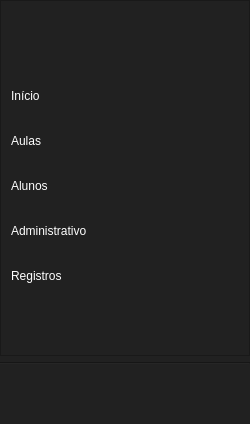
     <widget class="QFrame" name="frame_left_menu">
      <property name="styleSheet">
       <string notr="true">background-color: rgb(33, 33, 33);</string>
      </property>
      <layout class="QVBoxLayout" name="left_menu">
       <property name="spacing">
        <number>6</number>
       </property>
       <property name="leftMargin">
        <number>0</number>
       </property>
       <property name="topMargin">
        <number>0</number>
       </property>
       <property name="rightMargin">
        <number>0</number>
       </property>
       <property name="bottomMargin">
        <number>0</number>
       </property>
       <item>
        <widget class="QFrame" name="layout_top_menu">
         <property name="minimumSize">
          <size>
           <width>250</width>
           <height>0</height>
          </size>
         </property>
         <property name="maximumSize">
          <size>
           <width>16777215</width>
           <height>16777215</height>
          </size>
         </property>
         <property name="frameShape">
          <enum>QFrame::Shape::StyledPanel</enum>
         </property>
         <property name="frameShadow">
          <enum>QFrame::Shadow::Raised</enum>
         </property>
         <layout class="QVBoxLayout" name="verticalLayout_2">
          <property name="spacing">
           <number>5</number>
          </property>
          <property name="leftMargin">
           <number>0</number>
          </property>
          <property name="topMargin">
           <number>0</number>
          </property>
          <property name="rightMargin">
           <number>0</number>
          </property>
          <property name="bottomMargin">
           <number>0</number>
          </property>
          <item>
           <widget class="QLabel" name="label_logo">
            <property name="minimumSize">
             <size>
              <width>0</width>
              <height>70</height>
             </size>
            </property>
            <property name="font">
             <font>
              <pointsize>18</pointsize>
             </font>
            </property>
            <property name="styleSheet">
             <string notr="true">color: white;</string>
            </property>
            <property name="text">
             <string/>
            </property>
            <property name="alignment">
             <set>Qt::AlignmentFlag::AlignCenter</set>
            </property>
           </widget>
          </item>
          <item>
           <widget class="QPushButton" name="btn_home">
            <property name="minimumSize">
             <size>
              <width>0</width>
              <height>40</height>
             </size>
            </property>
            <property name="styleSheet">
             <string notr="true">QPushButton {
	color: rgb(255, 255, 255);
	border: 0px solid;
	border-radius: 20px;
	text-align: left;
	padding: 10px;
}

QPushButton:hover {
	border-radius: 20px!important;
	background-color:  #303030;
	color: white;
}</string>
            </property>
            <property name="text">
             <string>Início</string>
            </property>
            <property name="icon">
             <iconset>
              <normaloff>../../icons/home.png</normaloff>../../icons/home.png</iconset>
            </property>
           </widget>
          </item>
          <item>
           <widget class="QPushButton" name="btn_menu_lessons">
            <property name="minimumSize">
             <size>
              <width>0</width>
              <height>40</height>
             </size>
            </property>
            <property name="styleSheet">
             <string notr="true">QPushButton {
	color: rgb(255, 255, 255);
	border: 0px solid;
	border-radius: 20px;
	text-align: left;
	padding: 10px;
}

QPushButton:hover {
	background-color:  #303030;
	color: white;
}</string>
            </property>
            <property name="text">
             <string>Aulas</string>
            </property>
            <property name="icon">
             <iconset>
              <normaloff>../../icons/lesson.png</normaloff>../../icons/lesson.png</iconset>
            </property>
           </widget>
          </item>
          <item>
           <widget class="QPushButton" name="btn_menu_student">
            <property name="minimumSize">
             <size>
              <width>0</width>
              <height>40</height>
             </size>
            </property>
            <property name="styleSheet">
             <string notr="true">QPushButton {
	color: rgb(255, 255, 255);
	border: 0px solid;
	border-radius: 20px;
	text-align: left;
	padding: 10px;
}

QPushButton:hover {
	background-color:  #303030;
	color: white;
}</string>
            </property>
            <property name="text">
             <string>Alunos</string>
            </property>
            <property name="icon">
             <iconset>
              <normaloff>../../icons/groups-white.png</normaloff>../../icons/groups-white.png</iconset>
            </property>
           </widget>
          </item>
          <item>
           <widget class="QPushButton" name="btn_menu_message_forwarding">
            <property name="minimumSize">
             <size>
              <width>0</width>
              <height>40</height>
             </size>
            </property>
            <property name="styleSheet">
             <string notr="true">QPushButton {
	color: rgb(255, 255, 255);
	border: 0px solid;
	border-radius: 20px;
	text-align: left;
	padding: 10px;
}

QPushButton:hover {
	background-color:  #303030;
	color: white;
}</string>
            </property>
            <property name="text">
             <string>Administrativo</string>
            </property>
            <property name="icon">
             <iconset>
              <normaloff>../../icons/administrative.png</normaloff>../../icons/administrative.png</iconset>
            </property>
           </widget>
          </item>
          <item>
           <widget class="QPushButton" name="btn_registers">
            <property name="minimumSize">
             <size>
              <width>0</width>
              <height>40</height>
             </size>
            </property>
            <property name="styleSheet">
             <string notr="true">QPushButton {
	color: rgb(255, 255, 255);
	border: 0px solid;
	border-radius: 20px;
	text-align: left;
	padding: 10px;
}

QPushButton:hover {
	background-color:  #303030;
	color: white;
}</string>
            </property>
            <property name="text">
             <string>Registros</string>
            </property>
            <property name="icon">
             <iconset>
              <normaloff>../../icons/record_fill.png</normaloff>../../icons/record_fill.png</iconset>
            </property>
           </widget>
          </item>
          <item>
           <spacer name="verticalSpacer">
            <property name="orientation">
             <enum>Qt::Orientation::Vertical</enum>
            </property>
            <property name="sizeHint" stdset="0">
             <size>
              <width>20</width>
              <height>40</height>
             </size>
            </property>
           </spacer>
          </item>
          <item>
           <widget class="QLabel" name="beta_label">
            <property name="text">
             <string/>
            </property>
           </widget>
          </item>
         </layout>
        </widget>
       </item>
       <item>
        <widget class="Line" name="line_2">
         <property name="enabled">
          <bool>true</bool>
         </property>
         <property name="font">
          <font>
           <kerning>true</kerning>
          </font>
         </property>
         <property name="orientation">
          <enum>Qt::Orientation::Horizontal</enum>
         </property>
        </widget>
       </item>
       <item>
        <widget class="QFrame" name="frame_license">
         <property name="styleSheet">
          <string notr="true">border-top: 1px</string>
         </property>
         <property name="frameShape">
          <enum>QFrame::Shape::StyledPanel</enum>
         </property>
         <property name="frameShadow">
          <enum>QFrame::Shadow::Raised</enum>
         </property>
         <layout class="QVBoxLayout" name="verticalLayout_14">
          <item>
           <widget class="QLabel" name="label_subscription">
            <property name="styleSheet">
             <string notr="true">color: white;</string>
            </property>
            <property name="text">
             <string/>
            </property>
            <property name="alignment">
             <set>Qt::AlignmentFlag::AlignCenter</set>
            </property>
           </widget>
          </item>
          <item>
           <widget class="QLabel" name="label_copywrite">
            <property name="styleSheet">
             <string notr="true">color: white;</string>
            </property>
            <property name="text">
             <string/>
            </property>
            <property name="alignment">
             <set>Qt::AlignmentFlag::AlignCenter</set>
            </property>
           </widget>
          </item>
         </layout>
        </widget>
       </item>
      </layout>
     </widget>
